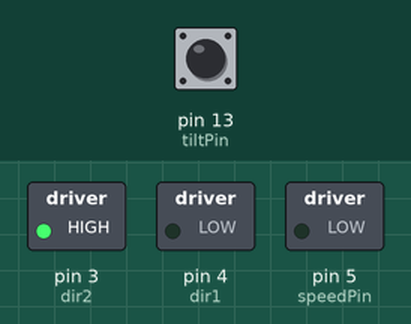
This sketch was run on a simulated Arduino Uno, built with avr-gcc and run on an emulated ATmega328P. Shown: switched loads named in the sketch (green lamp = pin HIGH). Inputs (shaded band) come from the test bench; at power-on: pin 13 (tiltPin) HIGH.

Above: at 1.2 s.
1.3 s: pin 13 (tiltPin) driven LOW
At 1.31 s:
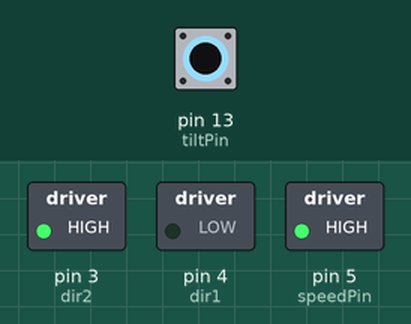
At 2.1 s:
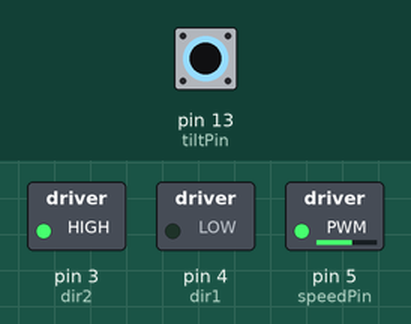
2.8 s: pin 13 (tiltPin) pulsed HIGH 2 times (0.12 s each, 0.3 s apart)
5.8 s: pin 13 (tiltPin) driven HIGH
At 6.7 s:
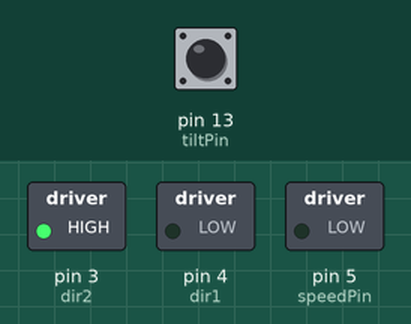
Timing chart, 0 to 8.8 s (numbered marks = the images above; inputs shaded):
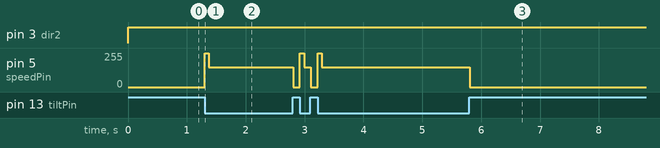

Measured:
- after the input at 1.3 s, pin 5 (speedPin): 0/255 → 255/255 at once, → 150/255 0.08 s later
- after the input at 5.8 s, pin 5 (speedPin): 150/255 → 0/255 at once

The sketch:

38_dc_motor_tiltswitch.ino
```cpp
// motor controller
int speedPin=5; // pin1 on chip - EN1
int dir1=4; // pin2 on chip - IN1
int dir2=3; // pin7 on chip - IN2
int mSpeed=255;             // 100 - 255
boolean engineStarted = false;

int tiltPin=13                           ;
int tiltVal=0;

void setup() {
  // put your setup code here, to run once:
pinMode(speedPin, OUTPUT);
pinMode(dir1, OUTPUT);
pinMode(dir2, OUTPUT);

pinMode(tiltPin, INPUT);
digitalWrite(tiltPin, HIGH); // uses internal resistor

Serial.begin(9600);
}

void loop() {
  // put your main code here, to run repeatedly:
  tiltVal = digitalRead(tiltPin);

setDirection();
while(tiltVal==0){
    tiltVal = digitalRead(tiltPin);

if (!engineStarted){
kickStart();
engineStarted = true;
}
keepRunning();
}
engineStarted = false;
 analogWrite(speedPin,0  );
}

void setDirection(){
  digitalWrite(dir1, LOW);
  digitalWrite(dir2, HIGH); // have to be opposite
}
void kickStart(){
  analogWrite(speedPin, mSpeed);
delay(75); // kick start
}

void keepRunning(){
  analogWrite(speedPin,150  );
delay(5);
}

void checkTilt(){


}
```
